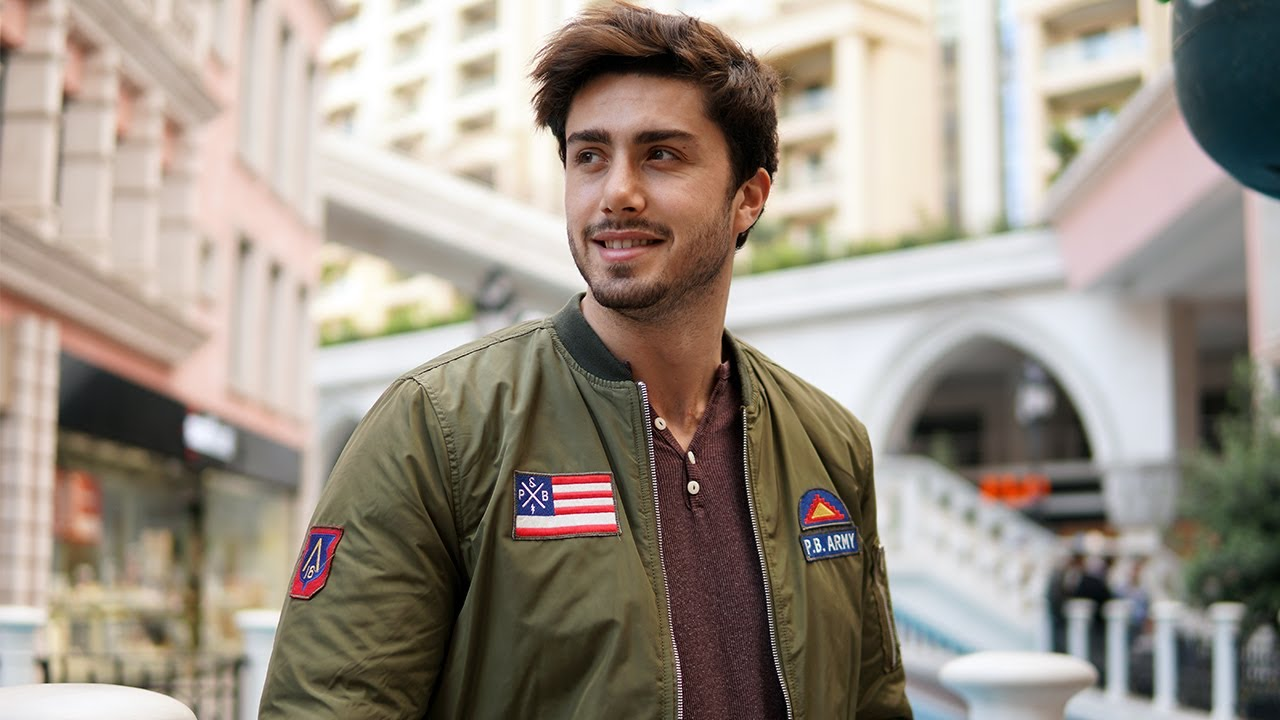
#> input picture Yuz_Goz_Filtreleme/yuz_erkek1.jpg, 1280 x 720 px
$ python yuz_goz_filtreleme.py
#> lines starting #> are read from the running program, lines starting #| are printed output that depends on the picture; after the words box and inside, x2 and y2 are one past the last pixel; in counts of white or black regions, pixels touching at a corner belong together
import cv2
import numpy as np


#ret,kare =kamera.read()

yuz_casc = cv2.CascadeClassifier("haarcascade_frontalcatface.xml")
goz_casc = cv2.CascadeClassifier("haarcascade_eye.xml")
resim = cv2.imread("yuz_erkek1.jpg")
#> resim is the input picture: shape (720, 1280, 3); mean B, G, R 135, 146.3, 156.2
gri_ton = cv2.cvtColor(resim,cv2.COLOR_BGR2GRAY)
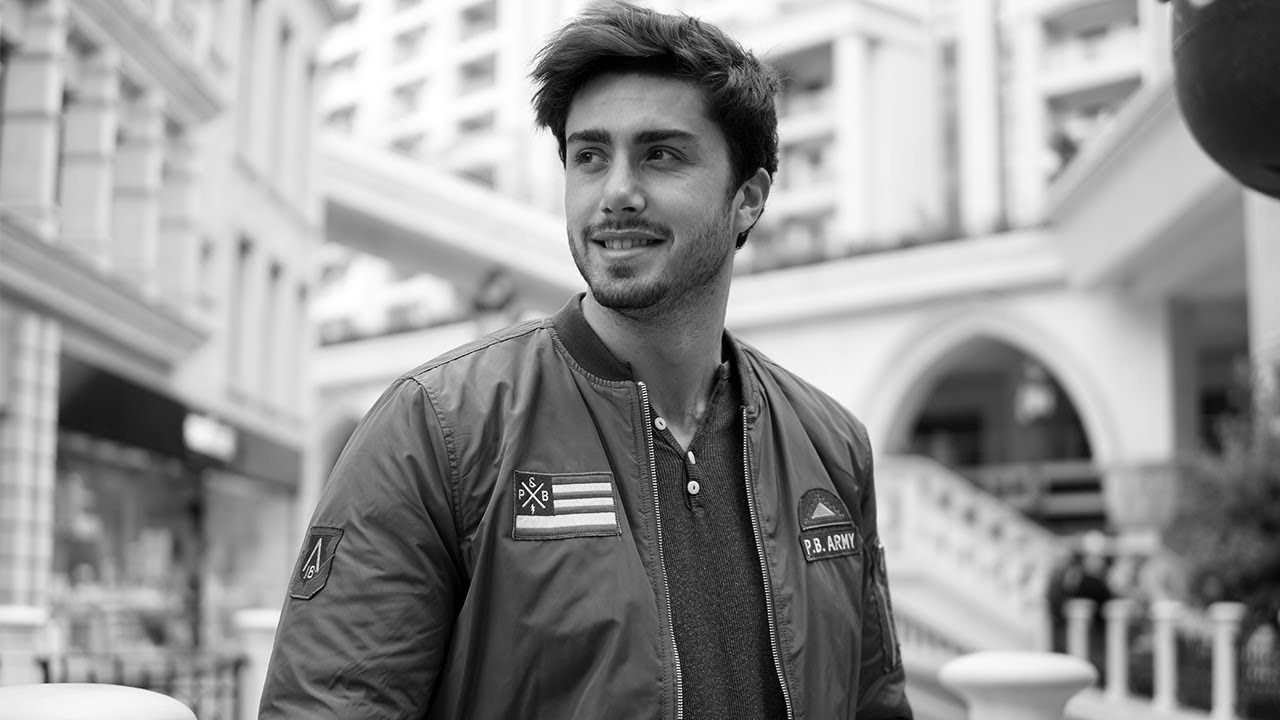
#> gri_ton: shape (720, 1280); min 0, max 255, mean 148
gozler = goz_casc.detectMultiScale(gri_ton,1.09,4)
#> gozler = 25 rows, first 6: [462, 5, 24, 24], [74, 36, 27, 27], [121, 81, 23, 23], [1042, 90, 34, 34], [566, 132, 49, 49], [305, 247, 49, 49]

yuzler = yuz_casc.detectMultiScale(gri_ton,1.09,4)
#> yuzler = [[548, 91, 155, 155]]

#print(yuzler)

for (x,y,w,h) in yuzler:
    cv2.rectangle(resim,(x,y),(x+w,y+h),(0,0,255),3)
    yuz_bolgesi = resim[y:y + h, x:x + w]
    gri_yuz_bolgesi = cv2.cvtColor(yuz_bolgesi, cv2.COLOR_BGR2GRAY)
    gozler = goz_casc.detectMultiScale(gri_yuz_bolgesi, 1.1, 4)
    for (a, b, c, d) in gozler:
        cv2.rectangle(yuz_bolgesi, (a, b), (a + c, b + d), (0, 255, 0), 2)
#> this loop made 1 pass
#> (x, y, w, h, gozler) on pass 1: (548, 91, 155, 155, [[19, 40, 51, 51], [83, 38, 51, 51]])
#> pass 1, `yuz_bolgesi = resim[y:y + h, x:x + w]`:
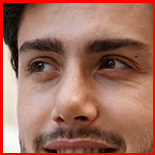
#> yuz_bolgesi: shape (155, 155, 3); mean B, G, R 94.6, 109.3, 160.6
#> pass 1, `gri_yuz_bolgesi = cv2.cvtColor(yuz_bolgesi, cv2.COLOR_BGR2GRAY)`:
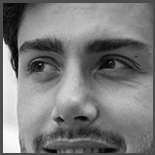
#> gri_yuz_bolgesi: shape (155, 155); min 1, max 254, mean 122.9
#> after the loop:
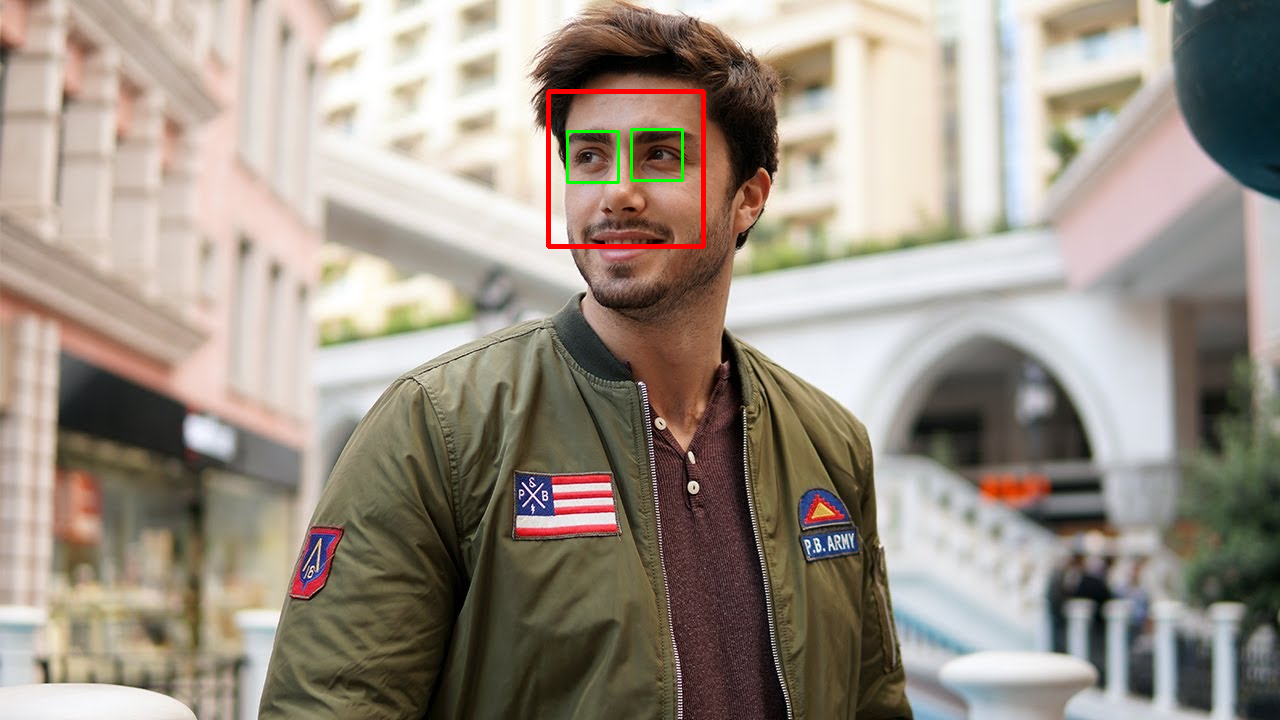
#> resim: shape (720, 1280, 3); 0.47% of pixels changed, all inside (x1, y1, x2, y2) = (546, 89, 706, 249)
#> after the loop:
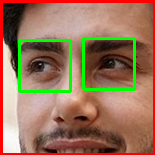
#> yuz_bolgesi: shape (155, 155, 3); 5.06% of pixels changed, all inside (x1, y1, x2, y2) = (18, 37, 136, 93)

resim = cv2.cvtColor(resim,cv2.COLOR_BGR2GRAY)
#> resim: shape (720, 1280)
cv2.imshow("Resim", resim)

cv2.waitKey(0)
#kamera.release()
cv2.destroyAllWindows()
